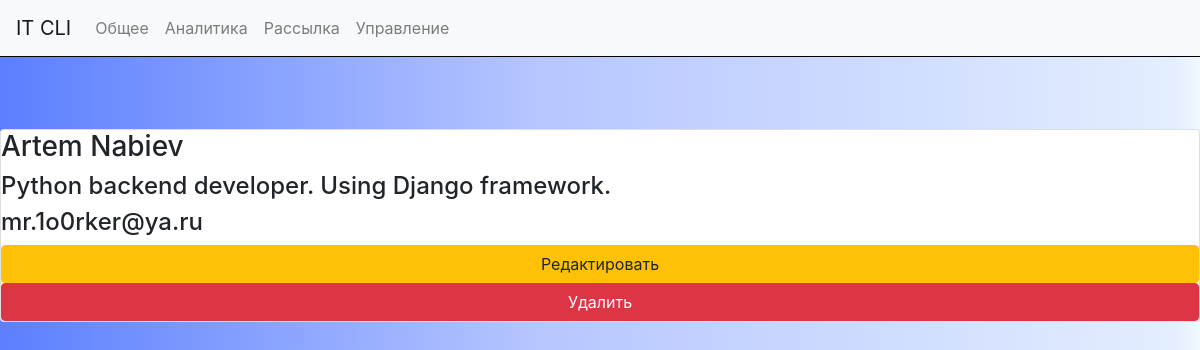
The page /cli/users/1 on the database its author committed.
### cli/models.py (models this page shows, shortened)
class User(models.Model):
    name = models.CharField('Имя', max_length=20, blank=False)
    sername = models.CharField('Фамилия', max_length=20, blank=False)
    age = models.PositiveIntegerField('Возраст', blank=False)
    description = models.TextField('Немного о себе', max_length=500, blank=True)
    master = models.CharField('Навык', choices=mastery.items(), max_length=6, default='Junior')
    area = models.CharField('Область навыков', choices=area.items(), max_length=10, default='DevRel')
    city = models.CharField('Город', choices=city.items(), max_length=15, default='Москва')
    email = models.EmailField('Почта', blank=False)

### cli/views.py (the view)
# urls.py: path("users/<int:pk>", views.UserView.as_view(), name="user_card"),
class UserView(DetailView):
    model = User
    template_name = 'cli/user_card.html'
    context_object_name = 'usr'

### cli/templates/cli/user_card.html (shortened to what this page needs)
{% extends 'cli/base.html' %}
{% load static %}
{% block content %}
<br/>
<br/>
<br/>
<div class="card">
    <div class="name">
        <h3>{{ usr.name }} {{usr.sername}}</h3>
    </div>
    <div class="description">
        <h4>{{usr.description}}</h4>
    </div>
    <div class="email">
        <h4>{{usr.email}}</h4>
    </div>
    <a href="{% url 'user_edit' usr.id %}" class="btn btn-warning">Редактировать</a>
    <a href="{% url 'user_del' usr.id %}" class="btn btn-danger">Удалить</a>
</div>
{% endblock %}

### cli/templates/cli/base.html (style rules this page uses)
body { background: rgb(0,36,1); background: linear-gradient(90deg, rgba(0,36,1,1) 0%, rgba(91,127,255,1) 0%, rgba(182,198,255,1) 45%, rgba(228,238,255,1) 98%, rgba(240,248,255,1) 100%); }

### rows shown on the page
User: name "Artem", sername "Nabiev", description "Python backend developer. Using Django framework.", email "mr.1o0rker@ya.ru"
